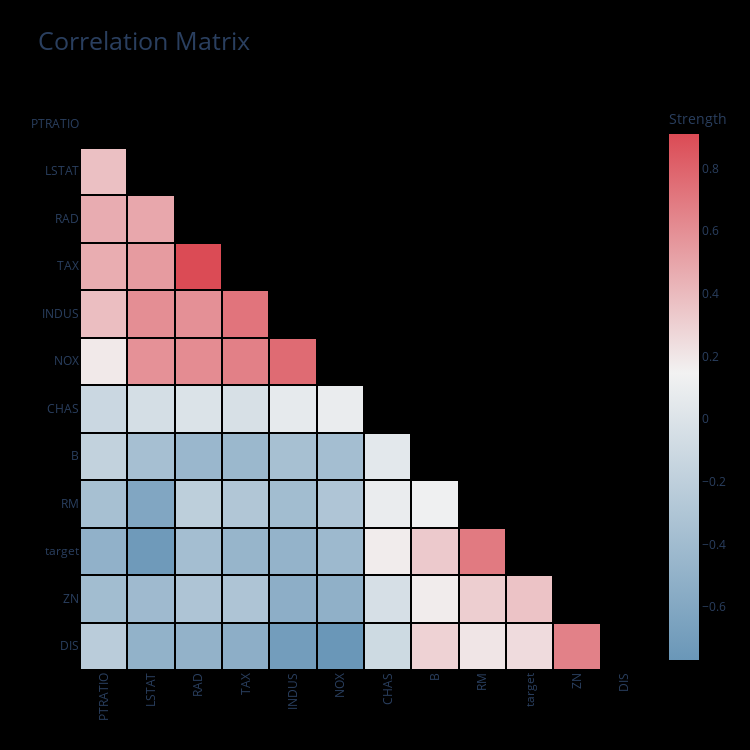

The cell this chart's notebook holds for it:
### Markdown cell above
## Enable clustering

### Code cell
dd.correlation_matrix(df, cluster=True, viz_backend="plotly")

### Figure 1 — Plotly figure (JSON) as saved in the notebook; plotly's stock layout.template omitted (floating-point values rounded to 4 significant figures; data arrays with more than 128 entries replaced by an {"elided": "..."} marker saying what was removed)
{"data": [{"colorbar": {"title": {"text": "Strength"}}, "colorscale": [[0, "rgb(105.84626995902877, 151.2308466393525, 184.30774150806306)"], [0.5455, "rgb(242, 242, 242)"], [1, "rgb(219.24429528667045, 74.51801330989447, 85.44075157229265)"]], "connectgaps": false, "type": "heatmap", "x": ["PTRATIO", "LSTAT", "RAD", "TAX", "INDUS", "NOX", "CHAS", "B", "RM", "target", "ZN", "DIS"], "xgap": 2, "y": ["DIS", "ZN", "target", "RM", "B", "CHAS", "NOX", "INDUS", "TAX", "RAD", "LSTAT", "PTRATIO"], "ygap": 2, "z": {"elided": "12x12 float values"}}], "layout": {"autosize": false, "height": 750, "paper_bgcolor": "rgb(0,0,0,0)", "plot_bgcolor": "rgb(0,0,0,0)", "title": {"font": {"size": 25}, "text": "Correlation Matrix"}, "width": 750, "xaxis": {"automargin": true, "showgrid": false, "tickangle": -90, "ticks": ""}, "yaxis": {"automargin": true, "showgrid": false, "ticks": ""}}}
